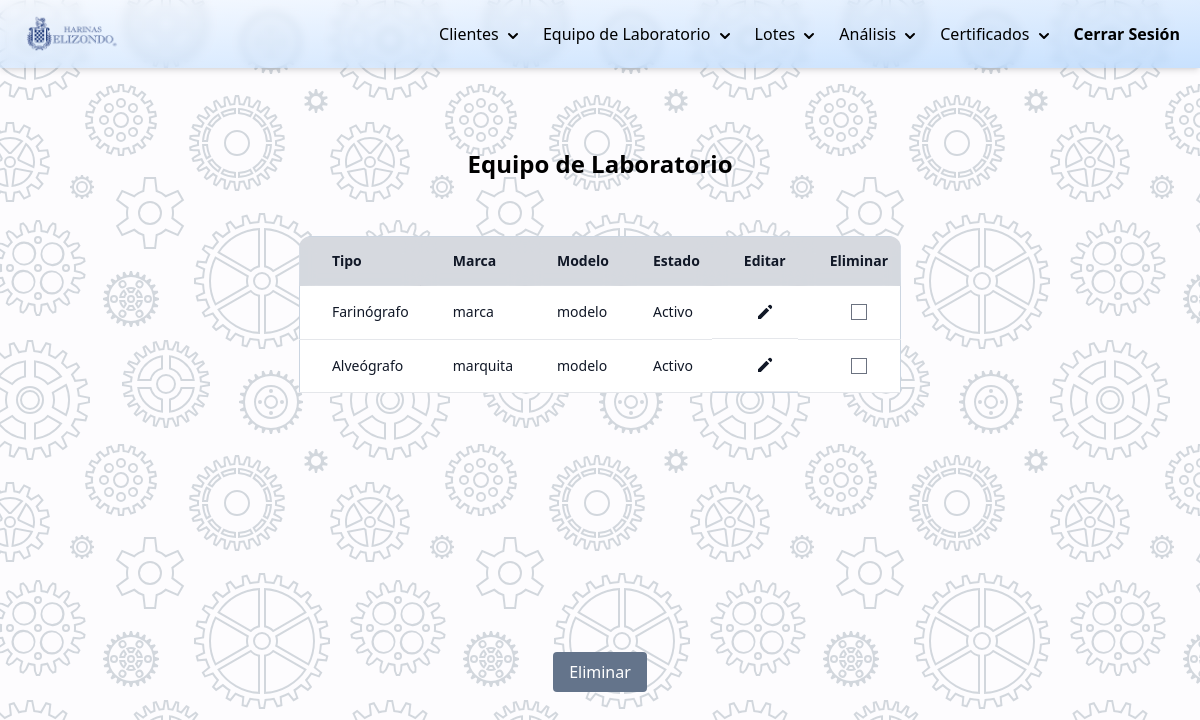
Page /php/modificar-equipo-laboratorio.php (signed in) on the committed database.
### tables this page shows
CREATE TABLE `equipo_laboratorio` (
  `id_equipo` int(11) NOT NULL,
  `nombre` varchar(100) DEFAULT NULL,
  `descripcion` varchar(255) DEFAULT NULL,
  `marca` varchar(100) DEFAULT NULL,
  `modelo` varchar(100) DEFAULT NULL,
  `fecha_compra` date DEFAULT NULL,
  `no_factura` varchar(100) DEFAULT NULL,
  `estado` int(11) DEFAULT 3,
  `tiene_garantia` varchar(3) DEFAULT 'no',
  `numero_garantia` varchar(100) DEFAULT '',
  `clave_mantenimiento` varchar(50) DEFAULT NULL,
  `fecha_ultimo_mantenimiento` date DEFAULT NULL,
  `venc_garantia` date DEFAULT NULL
);

### DB/controlarDB.php (called while the page is built, shortened)
<?php
function hacerConsulta(string $query){
    $con = mysqli_connect(HOST, USER, PASSWORD, DB);
    if (mysqli_connect_errno()) {
        return "Failed to connect to MySQL: " . mysqli_connect_error();
    }else{
        $result = mysqli_query($con, $query);
        $arreglo_de_resultados=[];
        while ($row = mysqli_fetch_array($result)):
            array_push($arreglo_de_resultados,$row);
        endwhile;
        return $arreglo_de_resultados;
    }
}

### php/modificar-equipo-laboratorio.php (the view, shortened to what this page needs)
<?php
    require_once("../DB/controlarDB.php");
    function estadoALetra($estado){
        switch ($estado){
            case "3":
                $estado="Activo";
                break;
        }
        return $estado;
    }
    $query_lista_equipos="SELECT id_equipo,nombre,marca,modelo,estado FROM equipo_laboratorio;";
    $arreglo_equipos=hacerConsulta($query_lista_equipos);
?>
<!DOCTYPE html>
<html lang="es">
<head>
    <link rel="stylesheet" href="../css/styles.css">
    <script src="https://cdn.tailwindcss.com"></script>
    <script src="https://cdn.tailwindcss.com?plugins=forms,typography,aspect-ratio,line-clamp"></script>
    <?php require_once("./navbar.php"); ?>
</head>
<body class="background">
    <div class="container mx-auto flex justify-center items-center content-center">
        <div class="flex flex-col p-10 mt-10">
            <h1 class="text-2xl text-center mb-4 font-bold">Equipo de Laboratorio</h1>
            <form method="post" action="<?= htmlspecialchars($_SERVER["PHP_SELF"]);?>" class="mt-0">
                <div class="mt-10 overflow-y-auto h-96 rounded-xl">
                    <table class="table-auto rounded-xl border border-slate-300">
                        <thead class="rounded-lg">
                            <tr class="bg-gray-200">
                                <th class="sticky top-0 z-10 border-b border-gray-300 bg-gray-300 bg-opacity-75 py-3.5 pl-4 pr-3 text-left text-sm font-semibold text-gray-900 backdrop-blur backdrop-filter sm:pl-6 lg:pl-8">Tipo</th>
                                <th class="sticky top-0 z-10 border-b border-gray-300 bg-gray-300 bg-opacity-75 py-3.5 pl-4 pr-3 text-left text-sm font-semibold text-gray-900 backdrop-blur backdrop-filter sm:pl-6 lg:pl-8">Marca</th>
                                <th class="sticky top-0 z-10 border-b border-gray-300 bg-gray-300 bg-opacity-75 py-3.5 pl-4 pr-3 text-left text-sm font-semibold text-gray-900 backdrop-blur backdrop-filter sm:pl-6 lg:pl-8">Modelo</th>
                                <th class="sticky top-0 z-10 border-b border-gray-300 bg-gray-300 bg-opacity-75 py-3.5 pl-4 pr-3 text-left text-sm font-semibold text-gray-900 backdrop-blur backdrop-filter sm:pl-6 lg:pl-8">Estado</th>
                                <th class="sticky top-0 z-10 border-b border-gray-300 bg-gray-300 bg-opacity-75 py-3.5 pl-4 pr-3 text-left text-sm font-semibold text-gray-900 backdrop-blur backdrop-filter sm:pl-6 lg:pl-8">Editar</th>
                                <th class="sticky top-0 z-10 border-b border-gray-300 bg-gray-300 bg-opacity-75 py-3.5 pl-4 pr-3 text-left text-sm font-semibold text-gray-900 backdrop-blur backdrop-filter sm:pl-6 lg:pl-8">Eliminar</th>
                            </tr>
                        </thead>
                        <tbody class="bg-white rounded-lg">
                            <?php foreach ($arreglo_equipos as $equipo):?>
                            <tr>
                                <td class="whitespace-nowrap border-b border-gray-200 py-4 pl-4 pr-3 text-sm font-medium text-gray-900 sm:pl-6 lg:pl-8"><?=$equipo['nombre']?></td>
                                <td class="whitespace-nowrap border-b border-gray-200 py-4 pl-4 pr-3 text-sm font-medium text-gray-900 sm:pl-6 lg:pl-8"><?=$equipo['marca']?></td>
                                <td class="whitespace-nowrap border-b border-gray-200 py-4 pl-4 pr-3 text-sm font-medium text-gray-900 sm:pl-6 lg:pl-8"><?=$equipo['modelo']?></td>
                                <td class="whitespace-nowrap border-b border-gray-200 py-4 pl-4 pr-3 text-sm font-medium text-gray-900 sm:pl-6 lg:pl-8"><?=estadoALetra($equipo['estado'])?></td>
                                <td class="whitespace-nowrap border-b border-gray-200 py-4 pl-4 pr-3 text-sm font-medium text-gray-900 sm:pl-6 lg:pl-8 flex justify-center">
                                    <a href="./editar-equipo-laboratorio.php?i=<?= $equipo['id_equipo'] ?>">
                                        <svg xmlns="http://www.w3.org/2000/svg" class="h-5 w-5" viewBox="0 0 20 20" fill="currentColor">
                                            <path d="M13.586 3.586a2 2 0 112.828 2.828l-.793.793-2.828-2.828.793-.793zM11.379 5.793L3 14.172V17h2.828l8.38-8.379-2.83-2.828z" />
                                        </svg>
                                    </a>
                                </td>
                                <td class="whitespace-nowrap border-b border-gray-200 py-4 pl-4 pr-3 text-sm font-medium text-gray-900 sm:pl-6 lg:pl-8 text-center">
                                    <input type="checkbox" name="eliminar[]"  value="<?= $equipo['id_equipo']; ?>">
                                </td>
                            </tr>
                            <?php endforeach ?>
                        </tbody>
                    </table>
                </div>
                <div class="flex items-center justify-center mt-8">
                    <button type="submit" class="bg-slate-500 hover:bg-psipeDarkGray text-white py-2 px-4 rounded focus:outline-none focus:shadow-outline">
                        Eliminar
                    </button>
                </div>
            </form>
        </div>
    </div>
</body>
</html>

### css/styles.css (style rules this page uses)
.background { background-color: #fdfcfe; }

### rows in the picture
equipo_laboratorio: nombre "Farinógrafo", marca "marca", modelo "modelo", estado "Activo"
equipo_laboratorio: nombre "Alveógrafo", marca "marquita", modelo "modelo", estado "Activo"
